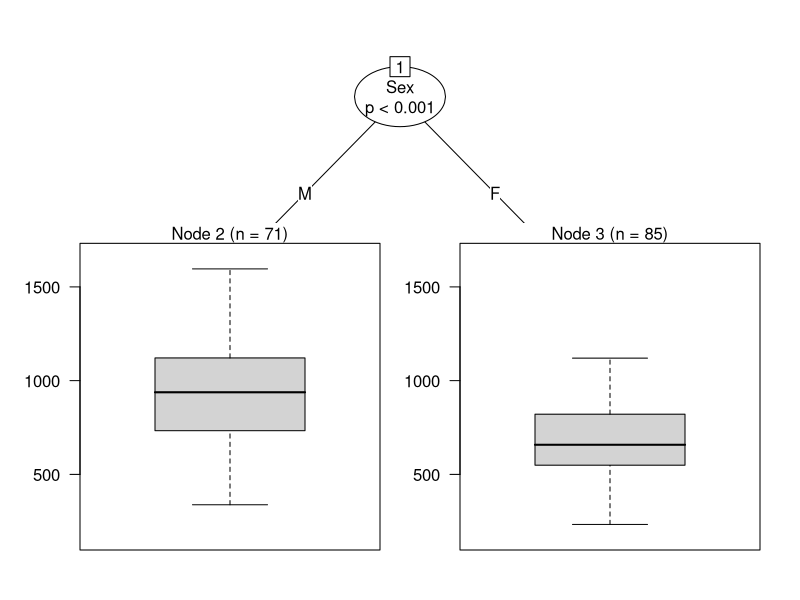

Write R code to recreate this figure. (Note: this script raises an error after producing the figure.)
## ---- chunk 1
# Load packages
library(ggplot2)
library(scales)
library(grid)
library(cowplot)
library(readr)
library(dplyr)
library(tidyr)
library(knitr)
library(party)

# Palette
palette = c('#000000', '#FF0000')

# knitr chunk options
opts_chunk$set(echo = TRUE,
               warning = TRUE,
               message = FALSE,
               cache = TRUE,
               fig.path = './figures/pressure-pain-tolerance/',
               fig.width = 11.69,
               fig.height = 8.27,
               dev = c('png', 'pdf'),
               tidy = TRUE, 
               tidy.opts = list(width.cutoff = 65))
## ---- chunk 2
data <- read_csv('./data/random-forest.csv')
## ---- chunk 3
dim(data)
names(data)
head(data)
tail(data)
## ---- chunk 4
# Clean data
data <- data %>%
    mutate(Race = factor(Race),
           Sex = factor(Sex),
           APBQF = `APBQ-F`,
           APBQM = `APBQ-M`,
           Education = factor(Education, ordered = TRUE)) %>%
    select(-c(1, 2, 9:10))
# Complete X and Y variable dataset
data_complete <- data[complete.cases(data), ] 
# Length of full dataset (with NAs)
nrow(data)
# Length of complete cases dataset
nrow(data_complete)
## ---- chunk 5
tree <- ctree(PPT ~ ., data = data_complete)
plot(tree)
## ---- chunk 6
# Set random seeds (used sampling on first run only)
# seed_1 <- sample(1:10000, 1); seed_1
# seed_2 <- sample(1:10000, 1); seed_2
seed_1 <- 3811
seed_2 <- 1158
# Data controls
## mtry estimated as sqrt of variables 
data.control_1 <- cforest_unbiased(ntree = 500, mtry = 3) 
data.control_2 <- cforest_unbiased(ntree = 2000, mtry = 3) 
# Model 1
#########
set.seed(seed_1)
# ntree = 500, mtry = 3, seed = seed_1
# Modelling 
model_1 <- cforest(PPT ~ .,
                    data = data_complete,
                    controls = data.control_1) 
model_1_varimp <- varimp(model_1, conditional = TRUE)

# Model 2
#########
# ntree = 2000, mtry = 3, seed = seed_1
# Modelling 
model_2 <- cforest(PPT ~ .,
                    data = data_complete,
                    controls = data.control_2) 
model_2_varimp <- varimp(model_2, conditional = TRUE)

# Model 3
#########
# Set seed
set.seed(seed_2)
# ntree = 500, mtry = 3, seed = seed_2
# Modelling 
model_3 <- cforest(PPT ~ .,
                    data = data_complete,
                    controls = data.control_1) 
model_3_varimp <- varimp(model_3, conditional = TRUE)

# Model 4
#########
# ntree = 2000, mtry = 3, seed = seed_2
# Modelling 
model_4 <- cforest(PPT ~ .,
                    data = data_complete,
                    controls = data.control_2) 
model_4_varimp <- varimp(model_4, conditional = TRUE)
## ---- chunk 7
## Generate plot dataframe
plot_list <- list(model_1_varimp, model_2_varimp, 
                  model_3_varimp, model_4_varimp)
plot_list <- lapply(plot_list, function(x)
    data.frame(Variable = names(x), Importance = x, row.names = NULL))
plot_df <- tbl_df(do.call(cbind, plot_list))
plot_df <- plot_df[ , c(1, 2, 4, 6, 8)]
names(plot_df) <- c('Variable', 'Model_1', 'Model_2', 'Model_3', 'Model_4')
plot_df <- plot_df %>%
    gather(Model, Value, -Variable) %>%
    mutate(Model = factor(Model)) %>%
    group_by(Model) %>%
    arrange(desc(Value)) %>%
    mutate(Important = Value >= abs(min(Value)))
## Dataframe of variable importance thresholds
v_importance <- plot_df %>%
    summarise(Threshold = abs(min(Value)))
## Vector to order x axis variables
x_order <- rev(plot_df$Variable[1:9])
## Vector to label x variables
x_labs <- c(APBQF = 'APBQ-Female',
            Depression = 'Depression',
            Education = 'Education',
            APBQM = 'APBQ-Male',
            PCS = 'Catastrophizing',
            Assets = 'Household assets',
            Anxiety = 'Anxiety',
            Sex = 'Sex',
            Race = 'Race')
## Vector of facet labels
f_labels <- c(Model_1 = 'Model 1\n(trees built: 500, seed: 3811)',
              Model_2 = 'Model 2\n(trees built: 2000, seed: 3811)',
              Model_3 = 'Model 3\n(trees built: 500, seed: 1158)',
              Model_4 = 'Model 4\n(trees built: 2000, seed: 1158)')
## Plot
ggplot(data = plot_df, aes(
                  x = Variable,
                  y = Value,
                  colour = Important,
                  fill = Important)) +
    geom_point(size = 4, 
               shape = 21) +
    geom_hline(data = v_importance, 
               aes(yintercept = Threshold), 
               linetype = 'dashed',
               size = 0.8) +
    facet_wrap(~ Model, 
               labeller = labeller(Model = f_labels)) +
    labs(y = 'Variable importance (arbitrary units)\n') +
    scale_x_discrete(labels = x_labs,
                     limits = x_order) +
    scale_colour_manual(values = palette) +
    scale_fill_manual(values = palette) +
    theme(legend.position = 'none',
          plot.margin = unit(c(1, 3, 1, 3), 'lines'),
          panel.margin.x = unit(2, 'lines'),
          axis.title = element_text(size = 18),
          axis.title.x = element_blank(),
          axis.text = element_text(size = 18),
          axis.text.x = element_text(angle = 30, hjust = 1),
          axis.line = element_line(size = 0.9),
          axis.ticks = element_line(size = 0.9),
          strip.text = element_text(size = 14))
## ---- chunk 8
sessionInfo()
